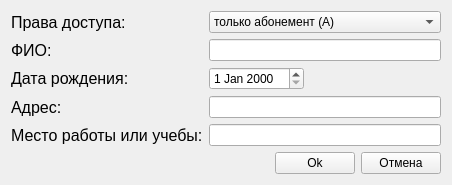
<?xml version="1.0" encoding="UTF-8"?>
<ui version="4.0">
 <class>CreateReaderWidget</class>
 <widget class="QWidget" name="CreateReaderWidget">
  <property name="geometry">
   <rect>
    <x>0</x>
    <y>0</y>
    <width>452</width>
    <height>177</height>
   </rect>
  </property>
  <property name="windowTitle">
   <string>Form</string>
  </property>
  <layout class="QFormLayout" name="formLayout">
   <item row="0" column="0">
    <widget class="QLabel" name="right_of_acces_label">
     <property name="font">
      <font>
       <pointsize>12</pointsize>
      </font>
     </property>
     <property name="text">
      <string>Права доступа:</string>
     </property>
    </widget>
   </item>
   <item row="0" column="1">
    <widget class="QComboBox" name="right_of_acces_comboBox">
     <item>
      <property name="text">
       <string>только абонемент (А)</string>
      </property>
     </item>
     <item>
      <property name="text">
       <string>только читальный зал (Ч)</string>
      </property>
     </item>
     <item>
      <property name="text">
       <string>читальный зал и абонемент (В)</string>
      </property>
     </item>
    </widget>
   </item>
   <item row="1" column="0">
    <widget class="QLabel" name="fio_label">
     <property name="font">
      <font>
       <pointsize>12</pointsize>
      </font>
     </property>
     <property name="text">
      <string>ФИО:</string>
     </property>
    </widget>
   </item>
   <item row="1" column="1">
    <widget class="QLineEdit" name="fio_lineEdit"/>
   </item>
   <item row="2" column="0">
    <widget class="QLabel" name="year_of_birth_label">
     <property name="font">
      <font>
       <pointsize>12</pointsize>
      </font>
     </property>
     <property name="text">
      <string>Дата рождения:</string>
     </property>
    </widget>
   </item>
   <item row="2" column="1">
    <layout class="QHBoxLayout" name="horizontalLayout_2">
     <item>
      <layout class="QHBoxLayout" name="horizontalLayout_3">
       <item>
        <widget class="QDateEdit" name="dateEdit"/>
       </item>
       <item>
        <spacer name="horizontalSpacer_2">
         <property name="orientation">
          <enum>Qt::Horizontal</enum>
         </property>
         <property name="sizeHint" stdset="0">
          <size>
           <width>40</width>
           <height>20</height>
          </size>
         </property>
        </spacer>
       </item>
      </layout>
     </item>
    </layout>
   </item>
   <item row="3" column="0">
    <widget class="QLabel" name="adress_label">
     <property name="font">
      <font>
       <pointsize>12</pointsize>
      </font>
     </property>
     <property name="text">
      <string>Адрес:</string>
     </property>
    </widget>
   </item>
   <item row="3" column="1">
    <widget class="QLineEdit" name="adress_lineEdit"/>
   </item>
   <item row="4" column="0">
    <widget class="QLabel" name="job_or_study_place_label">
     <property name="font">
      <font>
       <pointsize>12</pointsize>
      </font>
     </property>
     <property name="text">
      <string>Место работы или учебы:</string>
     </property>
    </widget>
   </item>
   <item row="4" column="1">
    <widget class="QLineEdit" name="job_or_study_place_lineEdit"/>
   </item>
   <item row="5" column="1">
    <layout class="QHBoxLayout" name="horizontalLayout">
     <item>
      <spacer name="horizontalSpacer">
       <property name="orientation">
        <enum>Qt::Horizontal</enum>
       </property>
       <property name="sizeHint" stdset="0">
        <size>
         <width>40</width>
         <height>20</height>
        </size>
       </property>
      </spacer>
     </item>
     <item>
      <widget class="QPushButton" name="ok_pushButton">
       <property name="text">
        <string>Ok</string>
       </property>
      </widget>
     </item>
     <item>
      <widget class="QPushButton" name="cancel_pushButton">
       <property name="text">
        <string>Отмена</string>
       </property>
      </widget>
     </item>
    </layout>
   </item>
  </layout>
 </widget>
 <resources/>
 <connections/>
</ui>
